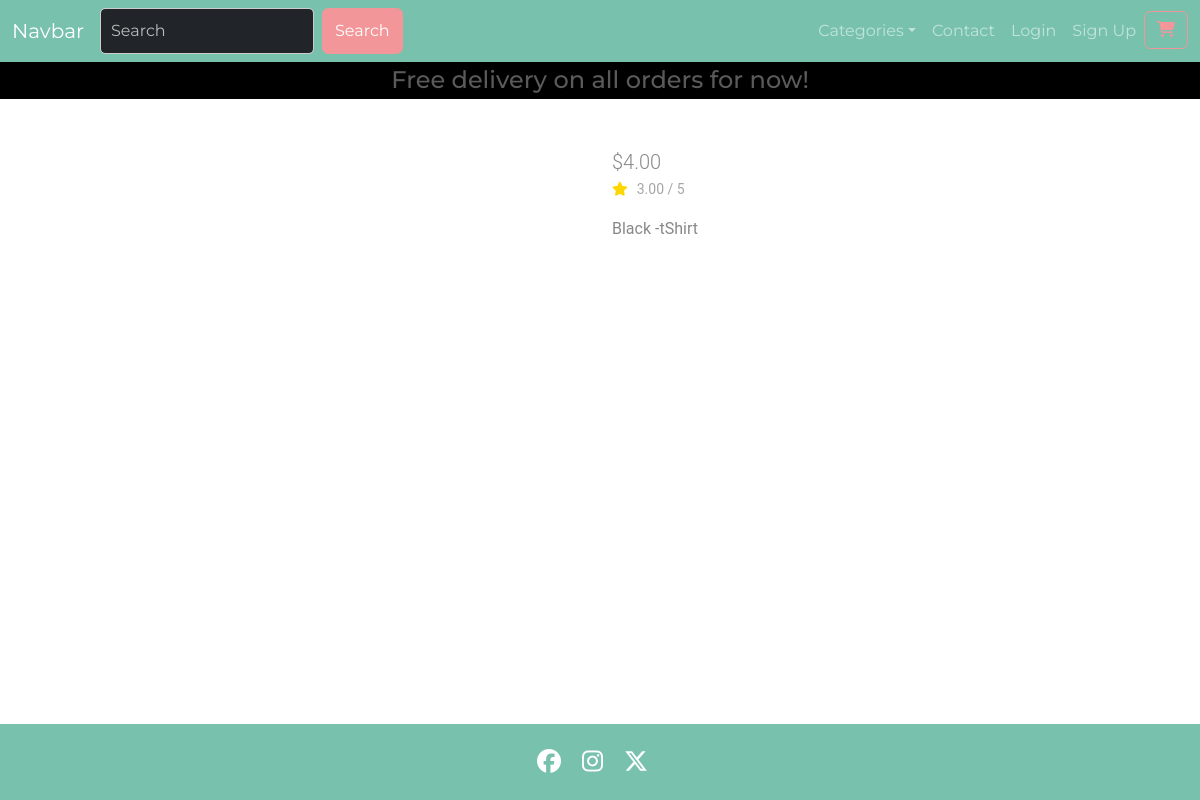
The page /1 on the database its author committed.
### products/models.py (models this page shows, shortened)
class Product(models.Model):
    category = models.ForeignKey(Category, related_name='products', on_delete=models.CASCADE, null=True)
    title = models.CharField(max_length=250)
    brand = models.CharField(max_length=250, default='un-branded')
    description = models.TextField()
    slug = models.SlugField(max_length=250)
    rating = models.DecimalField(max_digits=6, decimal_places=2, null=True, blank=True)
    price = models.DecimalField(max_digits=10, decimal_places=2,
                                validators=[MinValueValidator(0.1)])
    image = CloudinaryField('image', null=True, blank=True)
    class Meta:
        verbose_name_plural = "products"

### products/views.py (the view)
# urls.py: path('<product_id>', views.product_detail, name='product_detail'),
def product_detail(request, product_id):
    product = get_object_or_404(Product, pk=product_id)
    context = {
        'product': product,
    }
    return render(request, 'products/product_detail.html', context)

### products/templates/products/product_detail.html (shortened to what this page needs)
{% extends "base.html" %} {% load static %}  {% block content %}
<div class="container-fluid">
    <div class="row">
        <div class="col-12 col-md-6 col-lg-4 offset-lg-2">
            <div class="image-container my-5">
            </div>
        </div>
        <div class="col-12 col-md-6 col-lg-4">
            <div class="product-details-container mb-5 mt-md-5">
                <p class="lead mb-0 text-left font-weight-bold">
                    ${{ product.price }}
                </p>
                {% if product.rating %}
                <small class="text-muted"
                    ><i class="fas fa-star mr-1"></i>{{ product.rating }} /
                    5</small
                >
                {% else %}
                <small class="text-muted">No Rating</small>
                {% endif %}
                <p class="mt-3">{{ product.description }}</p>
            </div>
        </div>
    </div>
</div>
{% endblock %}

### static/css/styles.css (style rules this page uses)
html, body { margin: 0; padding: 0; font-family: 'Roboto', sans-serif; box-sizing: border-box; height: 100vh; width: 100vw; display: flex; flex-direction: column; }
.fa-star { color: gold; margin-right: 9px; }

### rows shown on the page
Product: price "4.00", rating "3.00", description "Black -tShirt"
